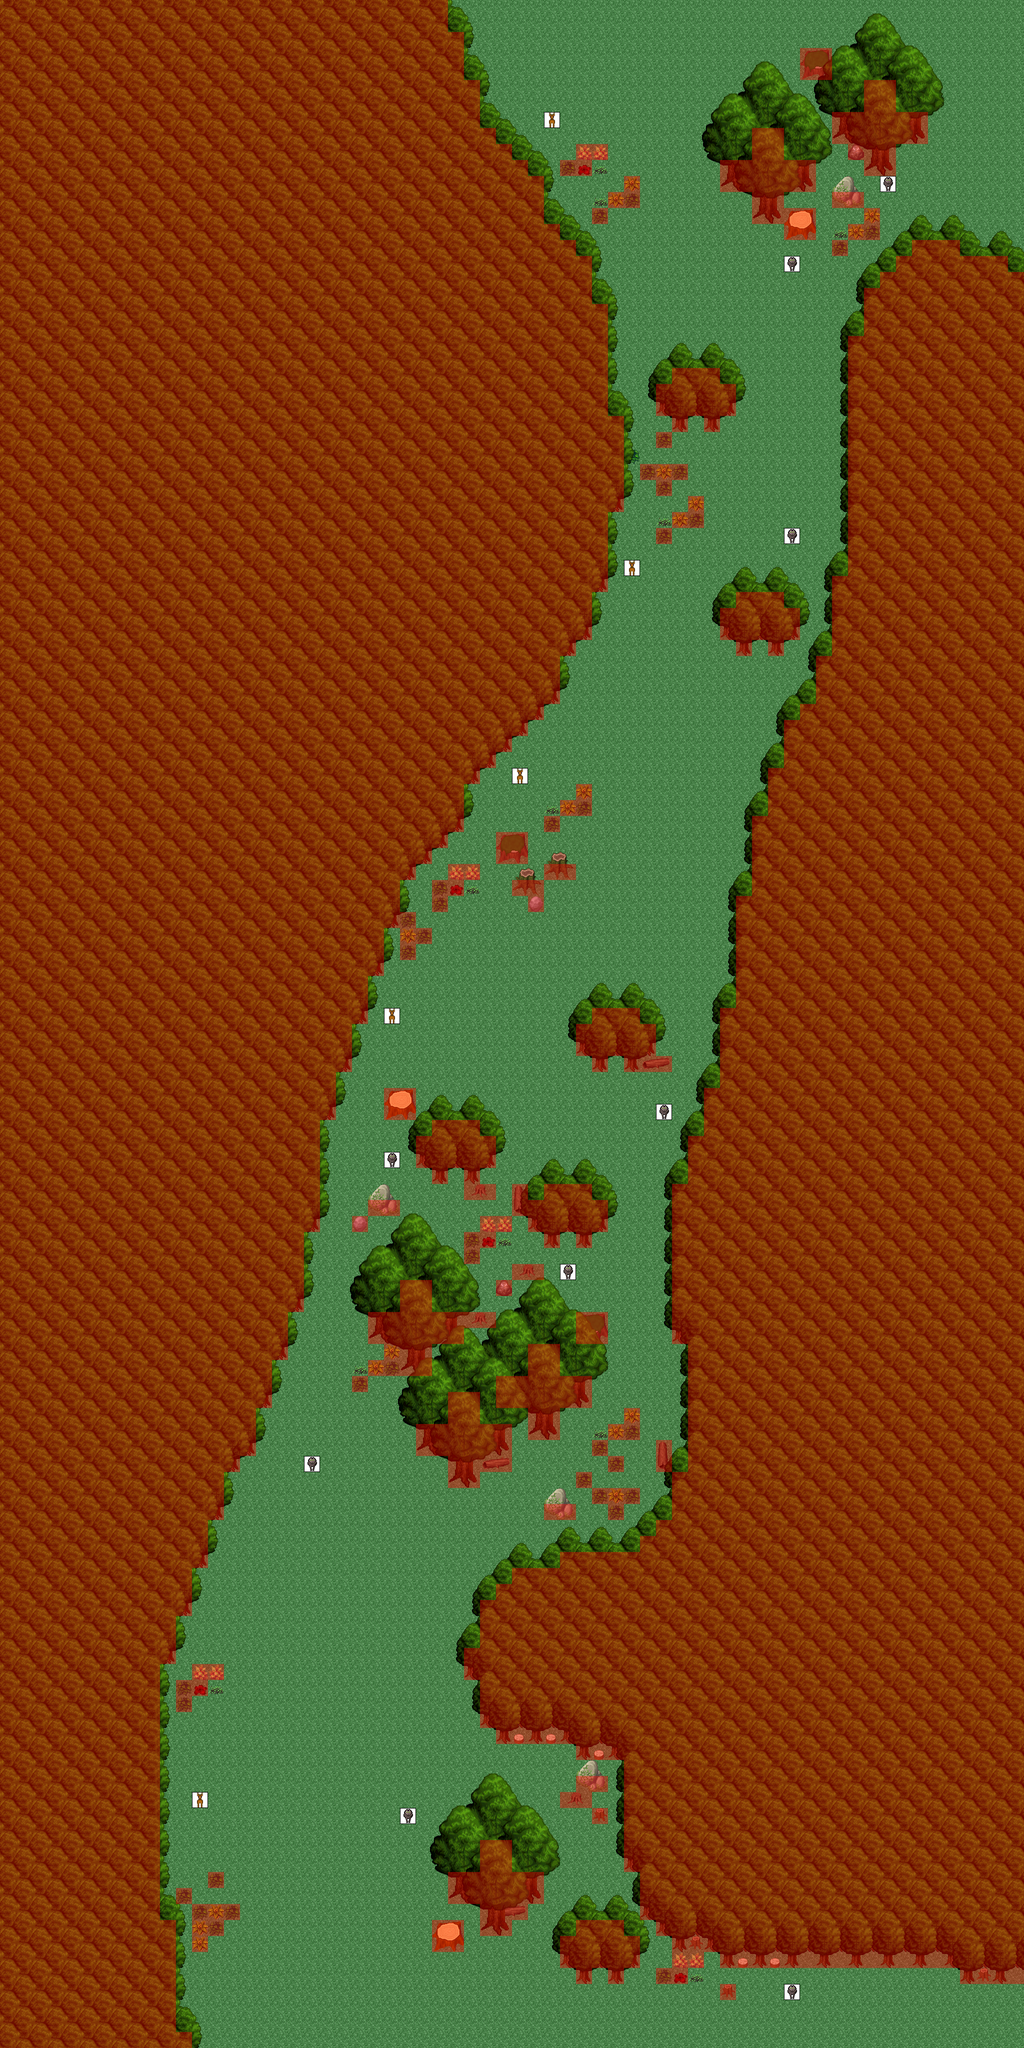

Tiled map render using the project's own tile images. Description and the map definition, with tile-layer contents summarised, below:
An orthogonal 64x128 tile map with 32x32 px tiles, 10 tile layers (0_floor, 1_terrain, 2_object, 3_roof, ...), 14 tilesets.

<map version="1.2" tiledversion="1.2.0" orientation="orthogonal" renderorder="right-down" width="64" height="128" tilewidth="32" tileheight="32" infinite="0" nextlayerid="31" nextobjectid="1">
 <tileset firstgid="1" name="ground" tilewidth="32" tileheight="32" tilecount="33" columns="3">
  <image source="../../tileset/ground/ground.png" trans="ffffff" width="96" height="352" />
 </tileset>
 <tileset firstgid="34" name="gras edgs" tilewidth="32" tileheight="32" tilecount="36" columns="12">
  <image source="../../tileset/ground/grass_edges.png" width="384" height="96" />
 </tileset>
 <tileset firstgid="70" name="gras crns" tilewidth="32" tileheight="32" tilecount="24" columns="6">
  <image source="../../tileset/ground/grass_corners.png" width="192" height="128" />
 </tileset>
 <tileset firstgid="94" name="tree_buk_las" tilewidth="32" tileheight="32" tilecount="42" columns="7">
  <image source="../../tileset/pol/natura/drzewa/tree_buk_las.png" width="224" height="192" />
 </tileset>
 <tileset firstgid="136" name="collision" tilewidth="32" tileheight="32" tilecount="1" columns="1">
  <image source="../../tileset/logic/collision.png" width="32" height="32" />
 </tileset>
 <tileset firstgid="137" name="tree_buk_big_las" tilewidth="32" tileheight="32" tilecount="110" columns="10">
  <image source="../../tileset/pol/natura/drzewa/tree_buk_big_las.png" width="320" height="352" />
 </tileset>
 <tileset firstgid="247" name="rocks" tilewidth="32" tileheight="32" tilecount="6" columns="3">
  <image source="../../tileset/building/decoration/rocks.png" width="96" height="64" />
 </tileset>
 <tileset firstgid="253" name="stump_purple" tilewidth="32" tileheight="32" tilecount="4" columns="2">
  <image source="../../tileset/plant/stump/stump_purple.png" width="64" height="64" />
 </tileset>
 <tileset firstgid="257" name="hollow_logs" tilewidth="32" tileheight="32" tilecount="6" columns="3">
  <image source="../../tileset/plant/stump/hollow_logs.png" width="96" height="64" />
 </tileset>
 <tileset firstgid="263" name="small_stump" tilewidth="32" tileheight="32" tilecount="4" columns="2">
  <image source="../../tileset/plant/stump/small_stump.png" width="64" height="64" />
 </tileset>
 <tileset firstgid="267" name="stump_brown" tilewidth="32" tileheight="32" tilecount="4" columns="2">
  <image source="../../tileset/plant/stump/stump_brown.png" width="64" height="64" />
 </tileset>
 <tileset firstgid="271" name="stump_green" tilewidth="32" tileheight="32" tilecount="4" columns="2">
  <image source="../../tileset/plant/stump/stump_green.png" width="64" height="64" />
 </tileset>
 <tileset firstgid="275" name="bushes" tilewidth="32" tileheight="32" tilecount="10" columns="5">
  <image source="../../tileset/plant/bush/bushes.png" trans="ffffff" width="160" height="64" />
 </tileset>
 <tileset firstgid="285" name="animal" tilewidth="32" tileheight="32" tilecount="32" columns="8">
  <image source="../../tileset/logic/creature/animal.png" width="256" height="128" />
 </tileset>
 <layer id="21" name="0_floor" width="64" height="128">
  <data>[8192 cells, 8192 non-empty, 1 distinct tile ids]</data>
 </layer>
 <layer id="22" name="1_terrain" width="64" height="128">
  <data>[8192 cells, 147 non-empty, 27 distinct tile ids]</data>
 </layer>
 <layer id="23" name="2_object" width="64" height="128">
  <data>[8192 cells, 366 non-empty, 34 distinct tile ids]</data>
 </layer>
 <layer id="24" name="3_roof" width="64" height="128">
  <data>[8192 cells, 5670 non-empty, 79 distinct tile ids]</data>
 </layer>
 <layer id="25" name="4_roof_add" width="64" height="128">
  <data>[8192 cells, 224 non-empty, 54 distinct tile ids]</data>
 </layer>
 <layer id="26" name="objects" width="64" height="128">
  <data>[8192 cells, 14 non-empty, 2 distinct tile ids]</data>
 </layer>
 <layer id="27" name="collision" width="64" height="128" opacity="0.4">
  <data>[8192 cells, 5463 non-empty, 1 distinct tile ids]</data>
 </layer>
 <layer id="28" name="protection" width="64" height="128">
  <data>[8192 cells, 0 non-empty, 0 distinct tile ids]</data>
 </layer>
 <layer id="29" name="blend_ground" width="64" height="128">
  <data>[8192 cells, 0 non-empty, 0 distinct tile ids]</data>
 </layer>
 <layer id="30" name="blend_roof" width="64" height="128">
  <data>[8192 cells, 0 non-empty, 0 distinct tile ids]</data>
 </layer>
</map>
